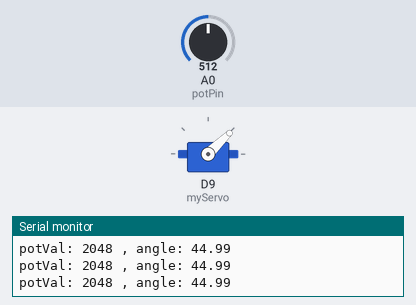
Simulated run of this sketch. Board: Arduino Zero (SAMD21). Parts: servo, the last lines printed to the serial monitor. The inputs (shaded band) are chosen by the test bench; at power-on: A0 (potPin) = 512 (analog values on the 0–1023 scale).

Above: at 1.2 s.
1.3 s: A0 (potPin) set to 306
At 2.8 s:
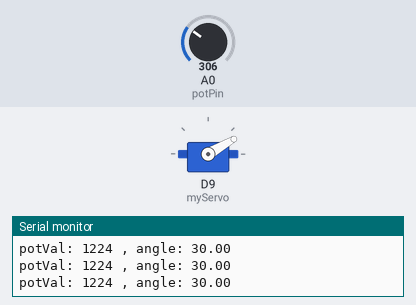
3.1 s: A0 (potPin) set to 70
At 4.1 s:
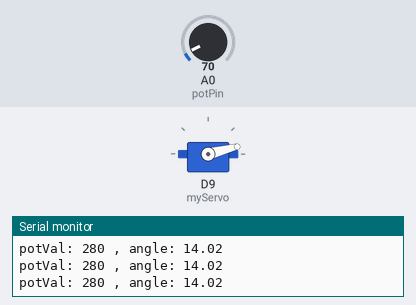
5.0 s: A0 (potPin) set to 900
At 6.3 s:
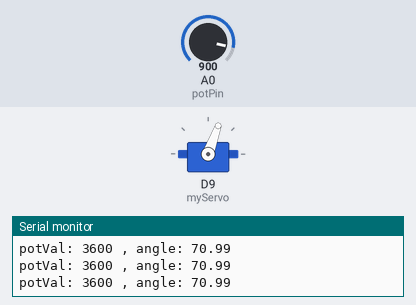
Timing chart, 0 to 8.0 s (numbered marks = the images above; inputs shaded):
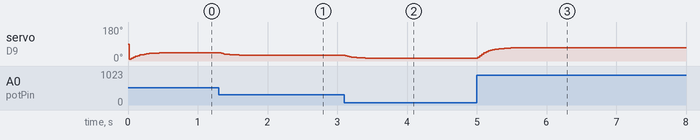

Measured:
- after the input at 1.3 s, servo on D9 (myServo): moves from 44° to 30° over 0.38 s, starting at once
- after the input at 3.1 s, servo on D9 (myServo): moves from 30° to 14° over 0.40 s, starting at once
- after the input at 5.0 s, servo on D9 (myServo): moves from 14° to 70° over 0.58 s, starting at once

The sketch:

project5_main.ino
```cpp
#include <Servo.h>

enum State {
  READING,
  SERVO_OUTPUT
};

State currentState = READING;

Servo myServo;

int const potPin = A0;
int potVal = 0;
float currentAngle = 0;
float targetAngle = 0;
float smoothing = 0.1;

int minAngle = 10;
int maxAngle = 80;

void setup() {
  analogReadResolution(12);
  myServo.attach(9);
  Serial.begin(9600);
}

void loop() {

  switch(currentState) {

    // Read sensor input and compute target angle
    case READING:
      potVal = analogRead(potPin);
      targetAngle = map(potVal, 0, 4095, minAngle, maxAngle);
      currentState = SERVO_OUTPUT;
      break;

    // Smoothly move servo towards target position
    case SERVO_OUTPUT:
      currentAngle = currentAngle + (targetAngle - currentAngle) * smoothing;
      myServo.write((int)currentAngle);

      Serial.print("potVal: ");
      Serial.print(potVal);
      Serial.print(" , angle: ");
      Serial.println(currentAngle);

      delay(15);
      currentState = READING;
      break;
   }

}
```
